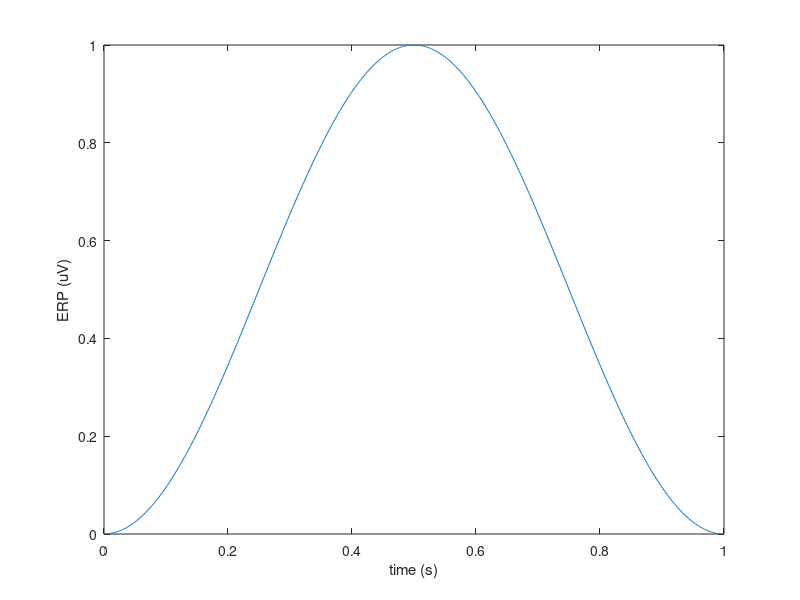

Write MATLAB code to recreate this figure. (Note: this script raises an error after producing the figure.)
%
%% Use simulated ERPs to explore cluster statistics
%
% The following code starts off with an ERP in two conditions, where it is slightly larger in condition 1 than 2. This simulation demonstrates a randomization test, correcting for multiple comparisons by using the largest cluster mass.
%
% See this paper for more details
%
% Maris E., Oostenveld R. [Nonparametric statistical testing of EEG- and MEG-data.](http://www.ncbi.nlm.nih.gov/sites/entrez?Db=pubmed&Cmd=ShowDetailView&TermToSearch=17517438) J Neurosci Methods. 2007 Apr 10;
%
% and look in the [reference](/references_to_implemented_methods) section for more literature pointers.
%
%%

tim = (0:1000)/1000;
erp = (1-cos(2*pi*tim))/2;
plot(tim, erp)
xlabel('time (s)')
ylabel('ERP (uV)')

%%

data1 = [];
for i=1:100
  data1.time{i} = tim;
  data1.trial{i}(1,:) = 1.1*erp + 0.1*randn(size(erp)); % the effect size is specified here
end
data1.label = {'Cz'};

%
data2 = [];
for i=1:100
  data2.time{i} = tim;
  data2.trial{i}(1,:) = 1.0*erp + 0.1*randn(size(erp));
end
data2.label = {'Cz'};

%%

cfg = [];
cfg.keeptrials = 'no';
avg1 = ft_timelockanalysis(cfg, data1);
avg2 = ft_timelockanalysis(cfg, data2);

figure
cfg = [];
ft_singleplotER(cfg, avg1, avg2);
legend({'condition 1', 'condition 2'})

%%

cfg = [];
cfg.operation = 'x1-x2';
cfg.parameter = 'avg';
difference = ft_math(cfg, avg1, avg2);

figure
cfg = [];
ft_singleplotER(cfg, difference);
legend({'difference'})

%%

% for the statistics we need the variance over the individual trials
cfg = [];
cfg.keeptrials = 'yes';
timelock1 = ft_timelockanalysis(cfg, data1);
timelock2 = ft_timelockanalysis(cfg, data2);

%
cfg = [];
cfg.design = [ 1*ones(1,100) 2*ones(1,100) ];
cfg.ivar = 1;
cfg.method = 'montecarlo';
cfg.statistic = 'indepsamplesT';
cfg.correctm = 'cluster';
cfg.numrandomization = 2000;
% cfg.neighbours = []; % only cluster over time, not over channels
cfg.spmversion = 'spm12'; % the default spm8 has mex file problems on recent macOS versions
stat = ft_timelockstatistics(cfg, timelock1, timelock2);

%%

figure
subplot(4,1,1); plot(stat.time, stat.stat); ylabel('t-value');
subplot(4,1,2); plot(difference.time, difference.avg); ylabel('avg1-avg2 (uV)');
subplot(4,1,3); semilogy(stat.time, stat.prob); ylabel('prob'); axis([0 1 0.001 2])
subplot(4,1,4); plot(stat.time, stat.mask); ylabel('significant'); axis([0 1 -0.1 1.1])

%%

figure
subplot(2,1,1); hist(stat.negdistribution, 200); axis([-10 10 0 100])
for i=1:numel(stat.negclusters)
  X = [stat.negclusters(i).clusterstat stat.negclusters(i).clusterstat];
  Y = [0 100];
  line(X, Y, 'color', 'r')
end

subplot(2,1,2); hist(stat.posdistribution, 200); axis([-10 10 0 100])

for i=1:numel(stat.posclusters)
  X = [stat.posclusters(i).clusterstat stat.posclusters(i).clusterstat];
  Y = [0 100];
  line(X, Y, 'color', 'r')
end
